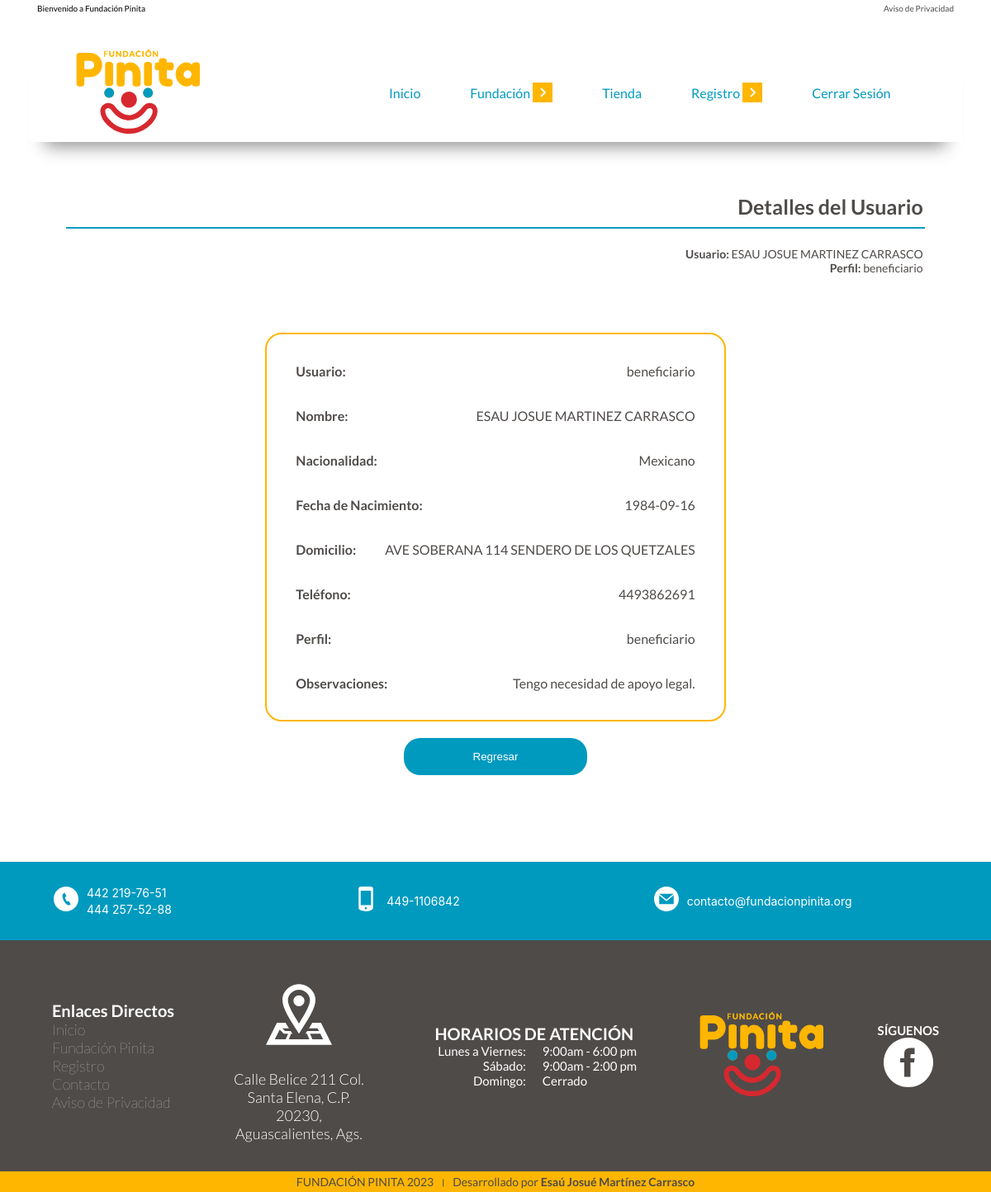
Screenshot of /verBeneficiario.php?id=beneficiario (signed in) with the database file from the repository.
### tables this page shows
CREATE TABLE `usuarios` (
  `usuario` varchar(12) NOT NULL,
  `password` varchar(12) NOT NULL,
  `nombre` varchar(40) NOT NULL,
  `nacionalidad` varchar(20) NOT NULL,
  `fnacimiento` date NOT NULL,
  `domicilio` varchar(120) NOT NULL,
  `telefono` varchar(12) NOT NULL,
  `perfil` varchar(50) NOT NULL,
  `observaciones` varchar(180) NOT NULL
);

### verBeneficiario.php (the view, shortened to what this page needs)
<?php
if(!isset($_SESSION['usuario'])){
    header('Location: login.php');
}elseif(isset($_SESSION['usuario'])){
include 'components/head.php';
include './model/conexion.php'
?>
 <div class="title__box">
    <h2 class="title__box__title">Detalles del Usuario</h2>
    <div class="title__box__usr">
        <p class="title__box__usr-name"><strong>Usuario:</strong>  <?php  echo $_SESSION['nombreUsr'] ?></p>
        <p class="title__box__usr-perfil"><strong>Perfil:</strong> <?php  echo $_SESSION['perfilUsr'] ?></p>
    </div>
</div>
<div class="content">
<?php
$usuario = $_GET['id'];
$consulta = $bd->query("SELECT * FROM usuarios WHERE usuario =  '$usuario'");
$beneficiario = $consulta->fetchAll(PDO::FETCH_OBJ);
foreach ($beneficiario as $dato){
?>
<div class="content__detailsBox">
    <ul>
        <li><strong>Usuario:</strong><?php echo $dato->usuario;?></li>
        <li><strong>Nombre: </strong><?php echo $dato->nombre;?></li>
        <li><strong>Nacionalidad: </strong><?php echo $dato->nacionalidad;?></li>
        <li><strong>Fecha de Nacimiento: </strong><?php echo $dato->fnacimiento;?></li>
        <li><strong>Domicilio: </strong><?php echo $dato->domicilio;?></li>
        <li><strong>Teléfono: </strong><?php echo $dato->telefono;?></li>
        <li><strong>Perfil: </strong><?php echo $dato->perfil;?></li>
        <li><strong>Observaciones: </strong><?php echo $dato->observaciones;?></li>
    </ul>
    <button onclick="regresar()" class="btn-regresar">Regresar</button>
</div>
<?php
                  }
?>
</div>
<?php
}else{
    echo "Error en el Sistema";
}
include './components/footer.php';
?>

### css/style.css (style rules this page uses)
* { -webkit-box-sizing: border-box; box-sizing: border-box; margin: 0; padding: 0; }
html { font-size: 62.5%; }
.btn-regresar { margin: 20px 50px; width: 40%; height: 45px; background-color: #009abf; color: #ffffff; border: none; border-radius: 20px; cursor: pointer; }
.title__box { max-width: 1110px; display: -webkit-box; display: -ms-flexbox; display: flex; -webkit-box-orient: vertical; -webkit-box-direction: normal; -ms-flex-direction: column; flex-direction: column; color: #4F4B49; }
.title__box__title { border-bottom: 2px solid #009abf; width: 300px; text-align: right; padding: 10px 2px; font-size: 2.5rem; margin: 0px auto; }
.title__box__usr { text-align: right; padding: 10px 2px; font-size: 1.4rem; margin: 2px auto; }
.content { max-width: 1110px; margin: 10px auto; display: -webkit-box; display: -ms-flexbox; display: flex; -webkit-box-pack: center; -ms-flex-pack: center; justify-content: center; -webkit-box-pack: justify; -ms-flex-pack: justify; justify-content: space-between; -webkit-box-align: center; -ms-flex-align: center; align-items: center; gap: 10px; font-size: 1.4rem; }

### css/tablet.css (style rules this page uses)
* { -webkit-box-sizing: border-box; box-sizing: border-box; margin: 0; padding: 0; }
html { font-size: 62.5%; }
.title__box { max-width: 1110px; display: -webkit-box; display: -ms-flexbox; display: flex; -webkit-box-orient: vertical; -webkit-box-direction: normal; -ms-flex-direction: column; flex-direction: column; -webkit-box-align: end; -ms-flex-align: end; align-items: flex-end; }
.title__box__title { color: #4F4B49; border-bottom: 2px solid #009abf; text-align: right; padding: 10px 2px; font-size: 2.5rem; margin: 10px auto; width: 95%; }
.title__box__usr { text-align: right; padding: 10px 2px; font-size: 1.4rem; margin: 2px auto; width: 95%; }
.content { display: -webkit-box; display: -ms-flexbox; display: flex; -webkit-box-orient: vertical; -webkit-box-direction: normal; -ms-flex-direction: column; flex-direction: column; margin-bottom: 45px; }
.content__detailsBox { max-width: 1000px; padding: 20px; margin: 20px auto; display: -webkit-box; display: -ms-flexbox; display: flex; -webkit-box-orient: vertical; -webkit-box-direction: normal; -ms-flex-direction: column; flex-direction: column; -webkit-box-align: center; -ms-flex-align: center; align-items: center; }
.content__detailsBox ul { border: 2px solid #ffb600; border-radius: 20px; list-style: none; }
.content__detailsBox ul li { margin: 35px; font-size: 1.6rem; color: #4F4B49; display: -webkit-box; display: -ms-flexbox; display: flex; -webkit-box-pack: justify; -ms-flex-pack: justify; justify-content: space-between; }
.content__detailsBox ul li strong { margin-right: 35px; }

### css/desktop.css (style rules this page uses)
* { -webkit-box-sizing: border-box; box-sizing: border-box; margin: 0; padding: 0; }
html { font-size: 62.5%; }
.title__box { width: 1110px; margin: 0px auto; padding: 8px; }
.content { display: -webkit-box; display: -ms-flexbox; display: flex; -webkit-box-orient: horizontal; -webkit-box-direction: normal; -ms-flex-direction: row; flex-direction: row; -webkit-box-align: start; -ms-flex-align: start; align-items: flex-start; -webkit-box-pack: center; -ms-flex-pack: center; justify-content: center; }

### css/menu.css (style rules this page uses)
* { -webkit-box-sizing: border-box; box-sizing: border-box; margin: 0; padding: 0; }
html { font-size: 62.5%; }
ul { padding-left: 0 !important; }

### css/table.css (style rules this page uses)
* { -webkit-box-sizing: border-box; box-sizing: border-box; margin: 0; padding: 0; }
html { font-size: 62.5%; }

### rows the page displays
usuarios: usuario "beneficiario", nombre "ESAU JOSUE MARTINEZ CARRASCO", nacionalidad "Mexicano", fnacimiento "1984-09-16", domicilio "AVE SOBERANA 114 SENDERO DE LOS QUETZALES", telefono "4493862691", perfil "beneficiario", observaciones "Tengo necesidad de apoyo legal."

### other values shown
$_SESSION['nombreUsr'] "ESAU JOSUE MARTINEZ CARRASCO"
$_SESSION['perfilUsr'] "beneficiario"
